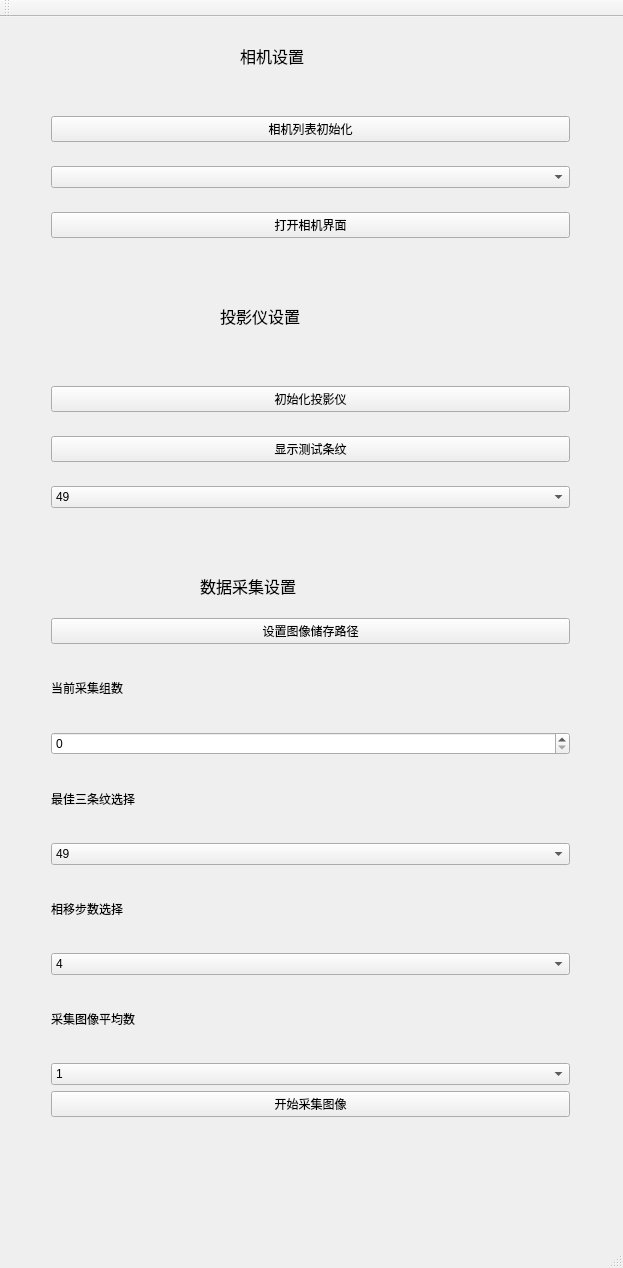
<?xml version="1.0" encoding="UTF-8"?>
<ui version="4.0">
 <class>deflectometry_image_captureClass</class>
 <widget class="QMainWindow" name="deflectometry_image_captureClass">
  <property name="windowModality">
   <enum>Qt::NonModal</enum>
  </property>
  <property name="geometry">
   <rect>
    <x>0</x>
    <y>0</y>
    <width>623</width>
    <height>1268</height>
   </rect>
  </property>
  <property name="windowTitle">
   <string>deflectometry_image_capture</string>
  </property>
  <widget class="QWidget" name="centralWidget">
   <widget class="QLabel" name="label_2">
    <property name="geometry">
     <rect>
      <x>240</x>
      <y>20</y>
      <width>128</width>
      <height>38</height>
     </rect>
    </property>
    <property name="text">
     <string>&lt;html&gt;&lt;head/&gt;&lt;body&gt;&lt;p&gt;&lt;span style=&quot; font-size:12pt;&quot;&gt;相机设置&lt;/span&gt;&lt;/p&gt;&lt;/body&gt;&lt;/html&gt;</string>
    </property>
   </widget>
   <widget class="QWidget" name="verticalLayoutWidget_2">
    <property name="geometry">
     <rect>
      <x>40</x>
      <y>70</y>
      <width>541</width>
      <height>181</height>
     </rect>
    </property>
    <layout class="QVBoxLayout" name="verticalLayout_2">
     <item>
      <widget class="QPushButton" name="pushButton_2">
       <property name="text">
        <string>相机列表初始化</string>
       </property>
      </widget>
     </item>
     <item>
      <widget class="QComboBox" name="comboBox"/>
     </item>
     <item>
      <widget class="QPushButton" name="pushButton_8">
       <property name="text">
        <string>打开相机界面</string>
       </property>
      </widget>
     </item>
    </layout>
   </widget>
   <widget class="QWidget" name="verticalLayoutWidget_3">
    <property name="geometry">
     <rect>
      <x>40</x>
      <y>340</y>
      <width>541</width>
      <height>181</height>
     </rect>
    </property>
    <layout class="QVBoxLayout" name="verticalLayout_3">
     <item>
      <widget class="QPushButton" name="pushButton_4">
       <property name="text">
        <string>初始化投影仪</string>
       </property>
      </widget>
     </item>
     <item>
      <widget class="QPushButton" name="pushButton_5">
       <property name="text">
        <string>显示测试条纹</string>
       </property>
      </widget>
     </item>
     <item>
      <widget class="QComboBox" name="comboBox_2">
       <item>
        <property name="text">
         <string>49</string>
        </property>
       </item>
       <item>
        <property name="text">
         <string>64</string>
        </property>
       </item>
       <item>
        <property name="text">
         <string>81</string>
        </property>
       </item>
       <item>
        <property name="text">
         <string>100</string>
        </property>
       </item>
       <item>
        <property name="text">
         <string>121</string>
        </property>
       </item>
       <item>
        <property name="text">
         <string>144</string>
        </property>
       </item>
       <item>
        <property name="text">
         <string>169</string>
        </property>
       </item>
       <item>
        <property name="text">
         <string>196</string>
        </property>
       </item>
       <item>
        <property name="text">
         <string>255</string>
        </property>
       </item>
      </widget>
     </item>
    </layout>
   </widget>
   <widget class="QLabel" name="label_3">
    <property name="geometry">
     <rect>
      <x>220</x>
      <y>280</y>
      <width>160</width>
      <height>38</height>
     </rect>
    </property>
    <property name="text">
     <string>&lt;html&gt;&lt;head/&gt;&lt;body&gt;&lt;p&gt;&lt;span style=&quot; font-size:12pt;&quot;&gt;投影仪设置&lt;/span&gt;&lt;/p&gt;&lt;/body&gt;&lt;/html&gt;</string>
    </property>
   </widget>
   <widget class="QWidget" name="verticalLayoutWidget">
    <property name="geometry">
     <rect>
      <x>40</x>
      <y>590</y>
      <width>541</width>
      <height>521</height>
     </rect>
    </property>
    <layout class="QVBoxLayout" name="verticalLayout">
     <item>
      <widget class="QPushButton" name="pushButton">
       <property name="text">
        <string>设置图像储存路径</string>
       </property>
      </widget>
     </item>
     <item>
      <widget class="QLabel" name="label">
       <property name="text">
        <string>当前采集组数</string>
       </property>
      </widget>
     </item>
     <item>
      <widget class="QSpinBox" name="spinBox"/>
     </item>
     <item>
      <widget class="QLabel" name="label_5">
       <property name="text">
        <string>最佳三条纹选择</string>
       </property>
      </widget>
     </item>
     <item>
      <widget class="QComboBox" name="comboBox_3">
       <item>
        <property name="text">
         <string>49</string>
        </property>
       </item>
       <item>
        <property name="text">
         <string>64</string>
        </property>
       </item>
       <item>
        <property name="text">
         <string>81</string>
        </property>
       </item>
       <item>
        <property name="text">
         <string>100</string>
        </property>
       </item>
       <item>
        <property name="text">
         <string>121</string>
        </property>
       </item>
       <item>
        <property name="text">
         <string>144</string>
        </property>
       </item>
       <item>
        <property name="text">
         <string>169</string>
        </property>
       </item>
       <item>
        <property name="text">
         <string>196</string>
        </property>
       </item>
       <item>
        <property name="text">
         <string>255</string>
        </property>
       </item>
      </widget>
     </item>
     <item>
      <widget class="QLabel" name="label_6">
       <property name="text">
        <string>相移步数选择</string>
       </property>
      </widget>
     </item>
     <item>
      <widget class="QComboBox" name="comboBox_4">
       <item>
        <property name="text">
         <string>4</string>
        </property>
       </item>
       <item>
        <property name="text">
         <string>8</string>
        </property>
       </item>
      </widget>
     </item>
     <item>
      <widget class="QLabel" name="label_7">
       <property name="text">
        <string>采集图像平均数</string>
       </property>
      </widget>
     </item>
     <item>
      <widget class="QComboBox" name="comboBox_5">
       <item>
        <property name="text">
         <string>1</string>
        </property>
       </item>
       <item>
        <property name="text">
         <string>2</string>
        </property>
       </item>
       <item>
        <property name="text">
         <string>5</string>
        </property>
       </item>
       <item>
        <property name="text">
         <string>10</string>
        </property>
       </item>
      </widget>
     </item>
     <item>
      <widget class="QPushButton" name="pushButton_6">
       <property name="text">
        <string>开始采集图像</string>
       </property>
      </widget>
     </item>
    </layout>
   </widget>
   <widget class="QLabel" name="label_4">
    <property name="geometry">
     <rect>
      <x>200</x>
      <y>550</y>
      <width>192</width>
      <height>38</height>
     </rect>
    </property>
    <property name="text">
     <string>&lt;html&gt;&lt;head/&gt;&lt;body&gt;&lt;p&gt;&lt;span style=&quot; font-size:12pt;&quot;&gt;数据采集设置&lt;/span&gt;&lt;/p&gt;&lt;/body&gt;&lt;/html&gt;</string>
    </property>
   </widget>
  </widget>
  <widget class="QMenuBar" name="menuBar">
   <property name="geometry">
    <rect>
     <x>0</x>
     <y>0</y>
     <width>623</width>
     <height>37</height>
    </rect>
   </property>
  </widget>
  <widget class="QToolBar" name="mainToolBar">
   <attribute name="toolBarArea">
    <enum>TopToolBarArea</enum>
   </attribute>
   <attribute name="toolBarBreak">
    <bool>false</bool>
   </attribute>
  </widget>
  <widget class="QStatusBar" name="statusBar"/>
 </widget>
 <layoutdefault spacing="6" margin="11"/>
 <resources/>
 <connections>
  <connection>
   <sender>pushButton_2</sender>
   <signal>clicked()</signal>
   <receiver>deflectometry_image_captureClass</receiver>
   <slot>camera_init()</slot>
   <hints>
    <hint type="sourcelabel">
     <x>429</x>
     <y>175</y>
    </hint>
    <hint type="destinationlabel">
     <x>444</x>
     <y>274</y>
    </hint>
   </hints>
  </connection>
  <connection>
   <sender>pushButton_5</sender>
   <signal>clicked()</signal>
   <receiver>deflectometry_image_captureClass</receiver>
   <slot>show_fringer()</slot>
   <hints>
    <hint type="sourcelabel">
     <x>429</x>
     <y>503</y>
    </hint>
    <hint type="destinationlabel">
     <x>444</x>
     <y>558</y>
    </hint>
   </hints>
  </connection>
  <connection>
   <sender>pushButton_6</sender>
   <signal>clicked()</signal>
   <receiver>deflectometry_image_captureClass</receiver>
   <slot>gather_image()</slot>
   <hints>
    <hint type="sourcelabel">
     <x>429</x>
     <y>1066</y>
    </hint>
    <hint type="destinationlabel">
     <x>444</x>
     <y>694</y>
    </hint>
   </hints>
  </connection>
  <connection>
   <sender>pushButton_4</sender>
   <signal>clicked()</signal>
   <receiver>deflectometry_image_captureClass</receiver>
   <slot>projector_init()</slot>
   <hints>
    <hint type="sourcelabel">
     <x>429</x>
     <y>445</y>
    </hint>
    <hint type="destinationlabel">
     <x>444</x>
     <y>835</y>
    </hint>
   </hints>
  </connection>
  <connection>
   <sender>pushButton_8</sender>
   <signal>clicked()</signal>
   <receiver>deflectometry_image_captureClass</receiver>
   <slot>one_camera_init()</slot>
   <hints>
    <hint type="sourcelabel">
     <x>307</x>
     <y>258</y>
    </hint>
    <hint type="destinationlabel">
     <x>444</x>
     <y>371</y>
    </hint>
   </hints>
  </connection>
  <connection>
   <sender>pushButton</sender>
   <signal>clicked()</signal>
   <receiver>deflectometry_image_captureClass</receiver>
   <slot>set_image_path()</slot>
   <hints>
    <hint type="sourcelabel">
     <x>342</x>
     <y>671</y>
    </hint>
    <hint type="destinationlabel">
     <x>466</x>
     <y>731</y>
    </hint>
   </hints>
  </connection>
 </connections>
 <slots>
  <slot>set_image_path()</slot>
  <slot>show_picture()</slot>
  <slot>camera_init()</slot>
  <slot>close_camera()</slot>
  <slot>show_fringer()</slot>
  <slot>gather_image()</slot>
  <slot>onMousePositionChanged(int,int)</slot>
  <slot>onWheelScrollChanged(int)</slot>
  <slot>one_camera_init()</slot>
  <slot>projector_init()</slot>
  <slot>on_set_exposition_one()</slot>
  <slot>on_set_white_balance_one()</slot>
  <slot>on_set_gain_one()</slot>
  <slot>on_set_exposition_two()</slot>
  <slot>on_set_white_balance_two()</slot>
  <slot>on_set_gain_two()</slot>
 </slots>
</ui>
